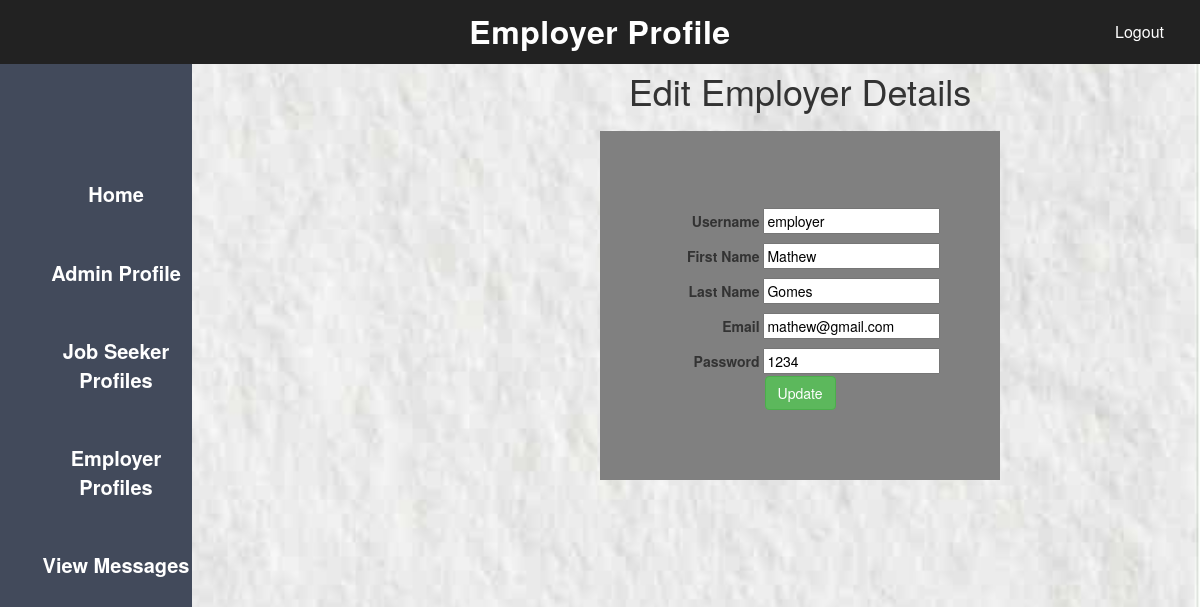
Screenshot of /updateemployerBUTTON.php?employer_id=9 with the database file from the repository.
### tables this page shows
CREATE TABLE `user` (
  `id` int(10) NOT NULL,
  `username` varchar(100) DEFAULT NULL,
  `fname` varchar(100) DEFAULT NULL,
  `lname` varchar(100) DEFAULT NULL,
  `email` varchar(100) DEFAULT NULL,
  `password` varchar(50) DEFAULT NULL,
  `job_seeker_flag` tinyint(1) NOT NULL DEFAULT 0,
  `saved_jobs` varchar(100) DEFAULT NULL,
  `skill` varchar(100) DEFAULT NULL,
  `experience` varchar(100) DEFAULT NULL,
  `resume` varchar(255) DEFAULT NULL,
  `employer_flag` tinyint(1) NOT NULL DEFAULT 0
);

### updateemployerBUTTON.php (the view, shortened to what this page needs)
<?php
$host="localhost";
$user="root";
$password="";
$db="job_platform";
$data=mysqli_connect($host,$user,$password,$db);
$id=$_GET['employer_id'];
$sql="SELECT * FROM user where id='$id'";
$result=mysqli_query($data,$sql);
$info=$result->fetch_assoc();
?>
<!DOCTYPE html>
<html lang="en">
<head>
	<link href="css/font-awesome.min.css" rel="stylesheet"/>
	<link href="css/bootstrap.min.css" rel="stylesheet"/>
	<link href="css/animate.min.css" rel="stylesheet"/>
    <link href="css/employer.css" rel="stylesheet"/>
</head>
<body>
        <section id="header">
           <div class="header-title">Employer Profile</div>
		   <div class="logout">
		       <a href="logout.php">Logout</a>
		   </div>
		   <div class="contentT">
		      <center>
		      <h1>Edit Employer Details</h1>
			  <div class="deg">
			     <form action="#" method="POST">
				   <div>
				       <label>Username</label>
					   <input type="text" name="username"
					   value="<?php echo "{$info['username']}"; ?>"
					   >
				   </div>
				   <div>
				       <label>First Name</label>
					   <input type="text" name="fname"
					   value="<?php echo "{$info['fname']}"; ?>"
					   >
				   </div>
				   <div>
				       <label>Last Name</label>
					   <input type="text" name="lname"
					   value="<?php echo "{$info['lname']}"; ?>"
					   >
				   </div>
				   <div>
				       <label>Email</label>
					   <input type="email" name="email"
					   value="<?php echo "{$info['email']}"; ?>"
					   >
				   </div>
				   <div>
				       <label>Password</label>
					   <input type="text" name="password"
					   value="<?php echo "{$info['password']}"; ?>"
					   >
				   </div>
				   <div>
			           <input type="submit" class="btn btn-success" name="update" value="Update">
			       </div>
				 </form>
			  </div>
			  </center>
		   </div>
        </section>
		<aside>
		    <ul>
			    <li>
				    <a href="adminhome.php">Home</a>
				</li>
				<li>
				    <a href="adminprofile.php">Admin Profile</a>
				</li>
				<li>
				    <a href="modify_JS_Pro.php">Job Seeker Profiles</a>
				</li>
				<li>
				    <a href="updateemployerPRO.php">Employer Profiles</a>
				</li>
				<li>
				    <a href="viewmessage.php">View Messages</a>
				</li>
			</ul>
		</aside>
</body>
</html>

### employer.css (style rules this page uses)
body { margin: 0; background-image: url('../img/bg3.jpg'); background-size: cover; background-position: center; height: 100vh; }
#header { position: fixed; top: 0; left: 0; right: 0; height: 64px; display: flex; align-items: center; justify-content: center; background: #222; z-index: 1000; }
#header .header-title { font-size: 32px; color: #fff; margin: 0; font-weight: 700; letter-spacing: .5px; }
.logout { position: absolute; top: 50%; right: 20px; transform: translateY(-50%); }
.logout a { color: #fff; text-decoration: none; font-size: 16px; padding: 8px 16px; border-radius: 4px; transition: background-color 0.3s ease; }
ul { background-color: #424a5b; width:16%; height:100%; position:fixed; padding-top:15%; text-align:center; }
ul li { list-style:none; padding-bottom:50px; font-size:20px; }
ul li a { color: white; font-weight:bold; text-decoration:none; }
.contentT { position: absolute; top: 80%; left: 50%; }
label { display:inline-block; text-align:right; width:100px; padding-top:10px; padding-bottom:10px vertical-align:middle; }
.deg { background-color:grey; width:400px; padding-top:70px; padding-bottom:70px; margin: 20px auto 0; }

### rows the page displays
user: username "employer", fname "Mathew", lname "Gomes", email "mathew@gmail.com", password "1234"
